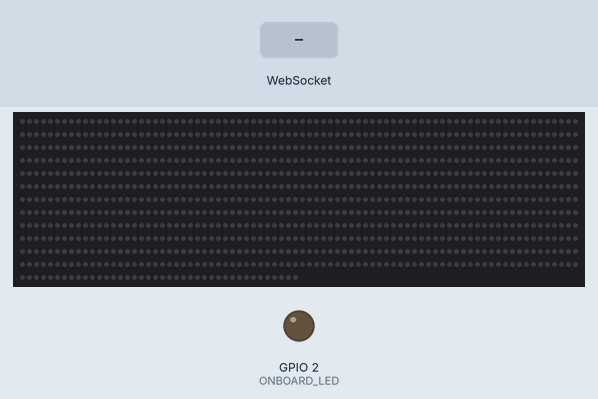
A sketch run on a simulated ESP8266 (NodeMCU). Shown: 1000 RGB LEDs in strip order, left to right, continuing on the next row, output pins drawn as LEDs (lit = HIGH). The test bench sets the inputs (shaded band). WiFi joins after 1.5 s; servers stay silent unless stated; what the sketch prints to the serial monitor is not drawn.

Above: at 5.7 s.
5.8 s: WebSocket text "1" received
At 6.02 s:
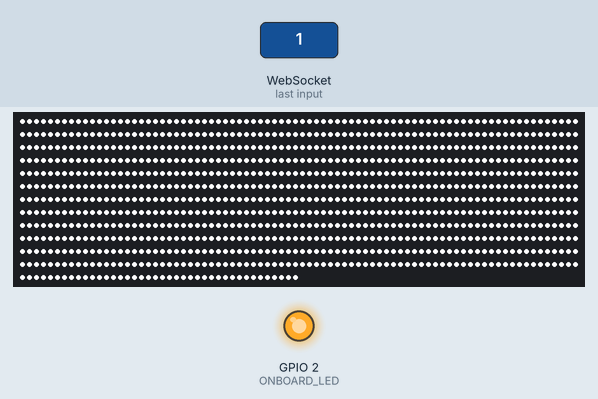
At 7.5 s:
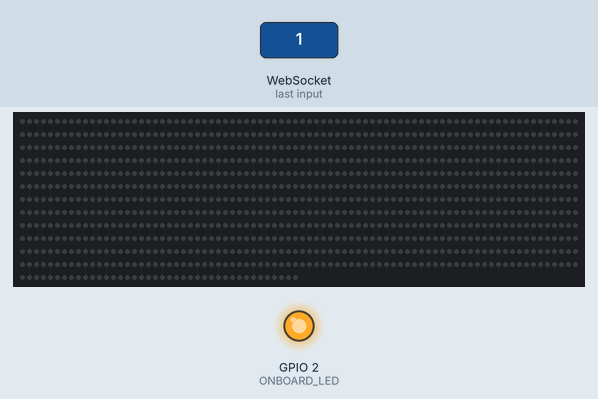
Timing chart, 0 to 9.0 s (numbered marks = the images above; inputs shaded):
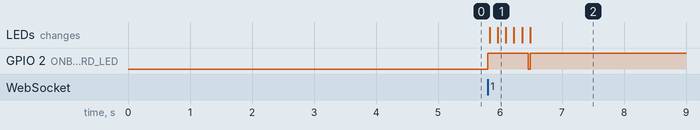

The sketch:

led-controller-client.ino
```cpp
//WS Tutorial https://www.mischianti.org/2020/12/07/websocket-on-arduino-esp8266-and-esp32-client-1/
#include <Arduino.h>
#include <ESP8266WiFi.h>
#include <FastLED.h>

//Requires WebSockets library by Markus Sattler
#include <WebSocketsClient.h>

#define ONBOARD_LED 2

//WiFi/WS connection vars
WebSocketsClient webSocket;
const char *ssid     = "SSID";                   //REPLACE WITH YOUR SSID
const char *password = "PASS";                   //REPLACE WITH YOUR WIFI PASS
const char* WS_HOST = "lights.taylorgiles.me";   //REPLACE WITH YOUR WS HOST
const int   WS_PORT = 80;                        //REPLACE WITH YOUR WS PORT
const char* WS_PATH = "/ws";                     //REPLACE WITH YOUR WS PATH
const char* DISPLAY_ID = "ID";                   //REPLACE WITH YOUR DEVICE ID
bool connected = false;

//Display vars
const int NUM_LIGHTS = 1000;      //REPLACE WITH YOUR NUMBER OF LIGHTS
const float MAX_BRIGHTNESS = 0.5; //REPLACE WITH YOUR DESIRED MAX BRIGHTNESS LEVEL [0-1]
const int FRAMES_PER_SECOND = 30;
const int FRAMES_TO_BUFFER = FRAMES_PER_SECOND;
const int millisBtwnFrames = 1000 / FRAMES_PER_SECOND;
int numBufferedFrames = 0;
long timeOfLastFrame = 0;

//FastLED vars
#define DATA_PIN    12
#define LED_TYPE    WS2812
#define COLOR_ORDER GRB
CRGB leds[NUM_LIGHTS];

#define DEBUG_SERIAL Serial

void webSocketEvent(WStype_t type, uint8_t * payload, size_t length) {
    int lengthOfFrame = NUM_LIGHTS;
    int numBytesRead = 0;
    switch(type) {
        case WStype_DISCONNECTED:
            DEBUG_SERIAL.printf("[WSC] Disconnected!\n");
            numBufferedFrames = 0;
            connected = false;
            break;
        case WStype_CONNECTED:
            DEBUG_SERIAL.printf("[WSC] Connected to url: %s\n", payload);
            connected = true;

            //Flash lights (LEDs and onboard LED)
            digitalWrite(ONBOARD_LED, HIGH);
            FastLED.clear();
            FastLED.show();
            delay(100);
            fill_solid(leds, NUM_LIGHTS, CRGB::White);
            FastLED.show();
            delay(100);
            fill_solid(leds, NUM_LIGHTS, CRGB::Red);
            FastLED.show();
            delay(100);
            fill_solid(leds, NUM_LIGHTS, CRGB::Green);
            FastLED.show();
            delay(100);
            fill_solid(leds, NUM_LIGHTS, CRGB::Blue);
            FastLED.show();
            delay(100);
            digitalWrite(ONBOARD_LED, LOW);
            FastLED.clear();
            FastLED.show();
            break;

        case WStype_TEXT:
            //DEBUG_SERIAL.printf("[WSc] RESPONSE: %s\n", payload);
            break;

        case WStype_BIN:
            //Wait until it is time to display the next frame
            while((millis() - timeOfLastFrame) < millisBtwnFrames);
            timeOfLastFrame = millis();

            //Decrement the counter
            numBufferedFrames--;

            //Read in the frame
            if(length/3 > NUM_LIGHTS){
              lengthOfFrame = length/3;
            }
            for(int i = 0; i < lengthOfFrame; i++){
              leds[i].r = payload[numBytesRead++] * MAX_BRIGHTNESS;
              leds[i].g = payload[numBytesRead++] * MAX_BRIGHTNESS;
              leds[i].b = payload[numBytesRead++] * MAX_BRIGHTNESS;
            }

            //Display the frame
            FastLED.show();
            break;

        case WStype_PING:
            // pong will be sent automatically
            //DEBUG_SERIAL.printf("[WSc] get ping\n");
            break;

        case WStype_PONG:
            // answer to a ping we send
            //DEBUG_SERIAL.printf("[WSc] get pong\n");
            break;
    }
}

void setup() {
    DEBUG_SERIAL.begin(115200);

    pinMode(ONBOARD_LED, OUTPUT);

    for(uint8_t t = 3; t > 0; t--) {
        DEBUG_SERIAL.printf("[SETUP] BOOT WAIT %d...\n", t);
        DEBUG_SERIAL.flush();
        delay(1000);
    }
    DEBUG_SERIAL.println(WiFi.macAddress());

    //Connect to WiFi
    WiFi.begin(ssid, password);
    while(WiFi.status() != WL_CONNECTED){
      delay(500);
      Serial.print(".");
    }
    DEBUG_SERIAL.print("Local IP: "); DEBUG_SERIAL.println(WiFi.localIP());

    //Tell FastLED about the LED strip configuration
    FastLED.addLeds<LED_TYPE,DATA_PIN,COLOR_ORDER>(leds, NUM_LIGHTS).setCorrection(TypicalLEDStrip);
    delay(50);

    //Set up web socket connection
    webSocket.begin(WS_HOST, WS_PORT, WS_PATH);
    webSocket.onEvent(webSocketEvent);
}

void loop() {
    webSocket.loop();

    //Onboard LED (WS connection status light)
    if(connected){
      if(numBufferedFrames < FRAMES_TO_BUFFER/2){
        webSocket.sendTXT(DISPLAY_ID);
        numBufferedFrames += FRAMES_TO_BUFFER;
      }
      digitalWrite(ONBOARD_LED, HIGH);
    } else {
      digitalWrite(ONBOARD_LED, LOW);
    }
}
```

Measured:
- after the input at 5.8 s, GPIO 2 (ONBOARD_LED): LOW → HIGH at once, → LOW 0.65 s later, → HIGH 0.03 s later
